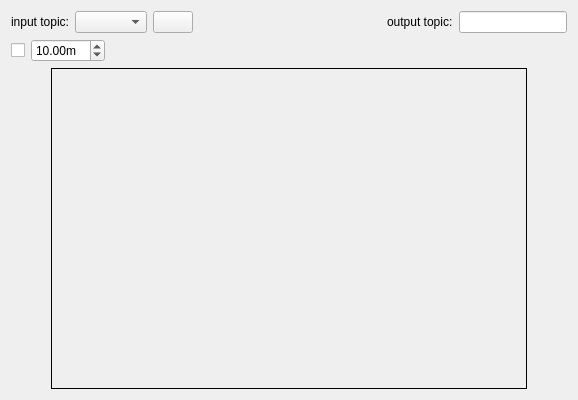
<?xml version="1.0" encoding="UTF-8"?>
<ui version="4.0">
 <class>ImageCropperWidget</class>
 <widget class="QWidget" name="ImageCropperWidget">
  <property name="enabled">
   <bool>true</bool>
  </property>
  <property name="geometry">
   <rect>
    <x>0</x>
    <y>0</y>
    <width>578</width>
    <height>400</height>
   </rect>
  </property>
  <property name="windowTitle">
   <string>Image Cropper</string>
  </property>
  <layout class="QVBoxLayout" name="verticalLayout" stretch="0,0,0">
   <item>
    <layout class="QHBoxLayout" name="horizontalLayout" stretch="0,0,0,1,0,0">
     <item>
      <widget class="QLabel" name="label_2">
       <property name="text">
        <string>input topic:</string>
       </property>
      </widget>
     </item>
     <item>
      <widget class="QComboBox" name="topics_combo_box">
       <property name="sizeAdjustPolicy">
        <enum>QComboBox::AdjustToContents</enum>
       </property>
      </widget>
     </item>
     <item>
      <widget class="QPushButton" name="refresh_topics_push_button"/>
     </item>
     <item>
      <spacer name="horizontalSpacer">
       <property name="orientation">
        <enum>Qt::Horizontal</enum>
       </property>
       <property name="sizeHint" stdset="0">
        <size>
         <width>40</width>
         <height>20</height>
        </size>
       </property>
      </spacer>
     </item>
     <item>
      <widget class="QLabel" name="label">
       <property name="text">
        <string>output topic:</string>
       </property>
      </widget>
     </item>
     <item>
      <widget class="QLineEdit" name="out_topic_line_edit"/>
     </item>
    </layout>
   </item>
   <item>
    <layout class="QHBoxLayout" name="horizontalLayout_3">
     <item>
      <widget class="QCheckBox" name="dynamic_range_check_box">
       <property name="toolTip">
        <string>Dynamic depth range</string>
       </property>
       <property name="text">
        <string/>
       </property>
      </widget>
     </item>
     <item>
      <widget class="QDoubleSpinBox" name="max_range_double_spin_box">
       <property name="toolTip">
        <string>Max depth</string>
       </property>
       <property name="suffix">
        <string>m</string>
       </property>
       <property name="minimum">
        <double>0.010000000000000</double>
       </property>
       <property name="maximum">
        <double>100.000000000000000</double>
       </property>
       <property name="value">
        <double>10.000000000000000</double>
       </property>
      </widget>
     </item>
     <item>
      <spacer name="horizontalSpacer_3">
       <property name="orientation">
        <enum>Qt::Horizontal</enum>
       </property>
       <property name="sizeHint" stdset="0">
        <size>
         <width>40</width>
         <height>20</height>
        </size>
       </property>
      </spacer>
     </item>
    </layout>
   </item>
   <item>
    <layout class="QHBoxLayout" name="horizontalLayout_2" stretch="0,1,0">
     <property name="spacing">
      <number>0</number>
     </property>
     <item>
      <spacer name="horizontalSpacer_2">
       <property name="orientation">
        <enum>Qt::Horizontal</enum>
       </property>
       <property name="sizeHint" stdset="0">
        <size>
         <width>40</width>
         <height>20</height>
        </size>
       </property>
      </spacer>
     </item>
     <item>
      <widget class="rqt_image_enhancer::RatioLayoutedFrame" name="image_frame">
       <property name="sizePolicy">
        <sizepolicy hsizetype="MinimumExpanding" vsizetype="MinimumExpanding">
         <horstretch>0</horstretch>
         <verstretch>0</verstretch>
        </sizepolicy>
       </property>
       <property name="minimumSize">
        <size>
         <width>80</width>
         <height>60</height>
        </size>
       </property>
       <property name="frameShape">
        <enum>QFrame::Box</enum>
       </property>
       <property name="lineWidth">
        <number>1</number>
       </property>
      </widget>
     </item>
     <item>
      <spacer name="horizontalSpacer_4">
       <property name="orientation">
        <enum>Qt::Horizontal</enum>
       </property>
       <property name="sizeHint" stdset="0">
        <size>
         <width>40</width>
         <height>20</height>
        </size>
       </property>
      </spacer>
     </item>
    </layout>
   </item>
  </layout>
 </widget>
 <customwidgets>
  <customwidget>
   <class>rqt_image_enhancer::RatioLayoutedFrame</class>
   <extends>QFrame</extends>
   <header>rqt_image_enhancer/ratio_layouted_frame.h</header>
   <container>1</container>
  </customwidget>
 </customwidgets>
 <resources/>
 <connections/>
</ui>
